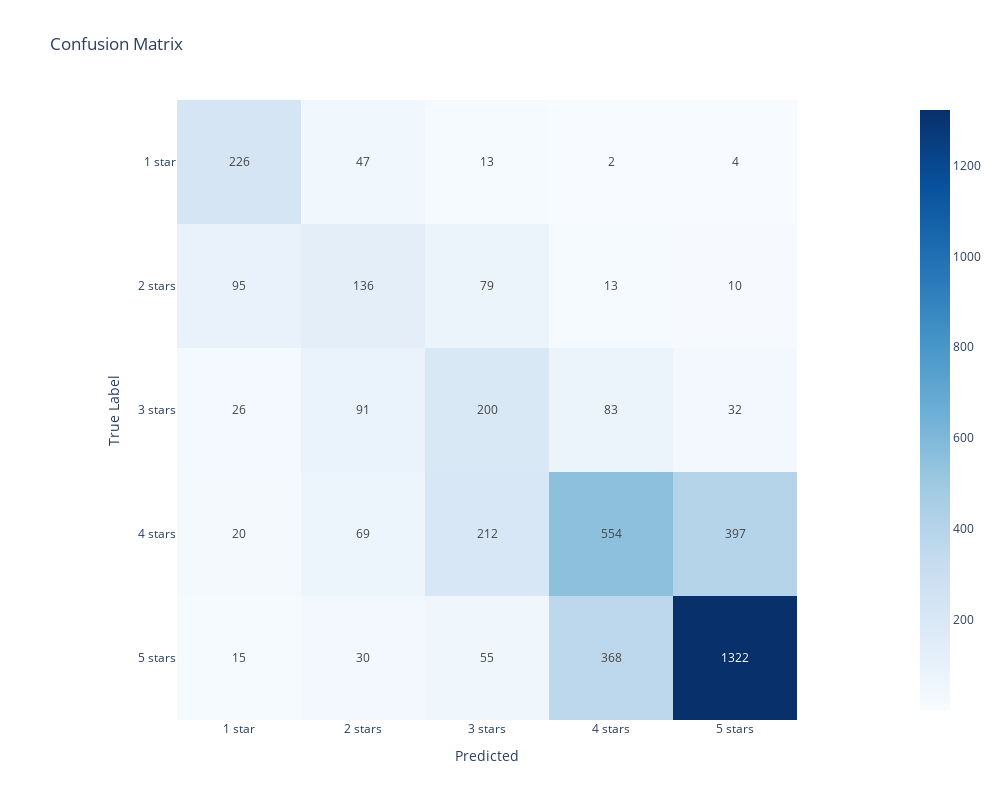

Here is the notebook cell this chart was saved with:
### Markdown cell above
### Model with LogisticRegression classifier, TF-IDF vectorizer and RandomUnderSampler

### Code cell
from imblearn.under_sampling import RandomUnderSampler

# instantiate the Model class with text and labels (X and y), a logistic regression model and a tfidf vectorizer
model_clf = Improved_model(X, y, LogisticRegression(class_weight='balanced', solver='liblinear'), TfidfVectorizer(preprocessor=preprocess_text),RandomUnderSampler(random_state=42), random_seed=42, test_size=0.2)

# fit the model
model_clf.fit()

# predict and generate classification report
model_clf.report(class_labels)

### Figure 1 — Plotly figure (JSON) as saved in the notebook; plotly's stock layout.template omitted (floating-point values rounded to 4 significant figures)
{"data": [{"coloraxis": "coloraxis", "hovertemplate": "Predicted: %{x}<br>True Label: %{y}<br>color: %{z}<extra></extra>", "name": "0", "texttemplate": "%{z}", "type": "heatmap", "x": ["1 star", "2 stars", "3 stars", "4 stars", "5 stars"], "xaxis": "x", "y": ["1 star", "2 stars", "3 stars", "4 stars", "5 stars"], "yaxis": "y", "z": [[226, 47, 13, 2, 4], [95, 136, 79, 13, 10], [26, 91, 200, 83, 32], [20, 69, 212, 554, 397], [15, 30, 55, 368, 1322]]}], "layout": {"coloraxis": {"colorscale": [[0, "rgb(247,251,255)"], [0.125, "rgb(222,235,247)"], [0.25, "rgb(198,219,239)"], [0.375, "rgb(158,202,225)"], [0.5, "rgb(107,174,214)"], [0.625, "rgb(66,146,198)"], [0.75, "rgb(33,113,181)"], [0.875, "rgb(8,81,156)"], [1, "rgb(8,48,107)"]]}, "height": 800, "title": {"text": "Confusion Matrix"}, "width": 1000, "xaxis": {"anchor": "y", "constrain": "domain", "domain": [0, 1], "scaleanchor": "y", "title": {"text": "Predicted"}}, "yaxis": {"anchor": "x", "autorange": "reversed", "constrain": "domain", "domain": [0, 1], "title": {"text": "True Label"}}}}
